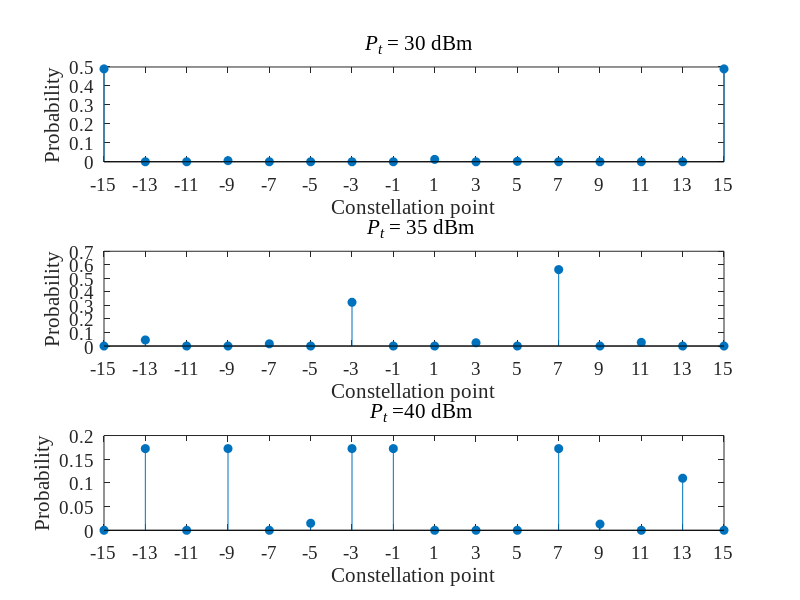
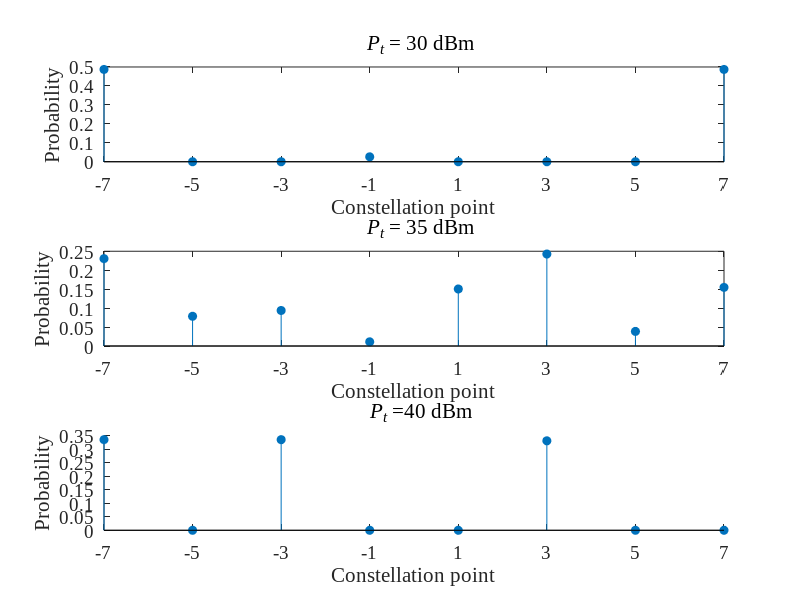

MATLAB code to generate these figures, in order:
X = linspace(-15, 15, 16)';
 X2 = linspace(-7, 7, 8)';
% Y3 = [1.00000000e+00 1.00000000e-10 1.00000000e-10 8.04472845e-02       1.00000000e-10 9.98718569e-01 1.00000000e-10 1.00000000e-10       1.00000000e-10 1.00000000e-10 9.98718569e-01 1.00000000e-10      8.04472845e-02 1.00000000e-10 1.00000000e-10 1.00000000e+00];
% Y2 = [ 6.30334488e-01 1.00000000e-10 6.91178911e-03 1.00000000e-10       1.00000000e-10 6.91178911e-03 1.00000000e-10 6.30334488e-01];
% Y1 = [2.20795525e-03 1.00000000e-10 1.00000000e-10 1.00000000e+00       1.00000000e-10 1.00000000e-10 1.00000000e-10 1.00000000e-10       1.00000000e-10 1.00000000e-10 1.00000000e-10 1.00000000e-10       1.00000000e+00 1.00000000e-10 1.00000000e-10 2.20795525e-03];
% % Y4 = [5.49827702e-01 1.00000000e-10 1.00000000e+00 4.23572176e-02       4.23572176e-02 1.00000000e+00 1.00000000e-10 5.49827702e-01];
% Y4 = [7.31650087e-01 1.00001920e-10 6.74040686e-01 4.86756592e-02   4.86756592e-02 6.74040686e-01 1.00001920e-10 7.31650087e-01];
% 90
% Y1 = [1.96039705e-06 1.00000000e-10 1.97555502e-01 4.27585824e-05       1.00000000e+00 8.74753220e-05 2.32890440e-06 1.06059134e-06       1.05743909e-04 1.00000000e+00 3.80444260e-04 1.71611539e-04       1.00000000e-10 1.00000000e-10 9.47986327e-07 1.00000000e+00];
%94   
Y3= [3.45744939e-02 3.78692396e-01 2.62891583e-01 1.02749458e-01       1.61783502e-01 2.39516922e-01 3.95461545e-01 8.18767870e-01       8.69863343e-01 9.37287857e-01 5.82076212e-01 5.90644209e-01       6.69786982e-01 7.06079935e-01 4.62951130e-01 1.49310711e-01];
% Y3=[1.17105841e-01 4.52528242e-01 6.06379632e-01 6.21970686e-01       5.88371032e-01 7.26228528e-01 6.35698905e-01 3.47826112e-01       2.90475909e-01 2.81446554e-01 4.64757247e-01 4.12646958e-01       5.03507735e-01 3.99591139e-01 4.49389730e-01 3.59367948e-01];%50
% Y3 = [1.00000000e+00 1.00000000e-10 1.00000000e-10 1.00000000e-10       1.00000000e+00 1.00000000e+00 1.00000000e-10 1.00000000e+00       1.00000000e-10 1.00000000e-10 1.00000000e+00 3.87190573e-01       1.00000000e-10 1.00000000e+00 6.73799546e-02 1.00000000e+00];
% Y1 = [       8.95340519e-01 6.80116674e-01 6.40534748e-01 4.69732458e-01       3.80327625e-01 8.22300948e-01 6.82488496e-01 5.51239218e-01       9.30656690e-01 7.38905980e-01 1.00000000e+00 8.65613456e-01       8.17133631e-01 8.96796204e-01 7.78212248e-01 7.94015278e-01]   %54
% Y1=[       7.44590916e-01 1.00000000e-10 1.00000000e-10 7.35333785e-02       1.00000000e-10 1.00000000e-10 1.00000000e-10 1.00000000e-10       1.00000000e-10 1.00000000e-10 1.00000000e-10 3.16596054e-01       1.00000000e-10 8.87484007e-02 1.00000000e-10 9.49130263e-01];
Y1= [1.00000000e+00 1.00000000e-10 1.00000000e-10 1.00000000e-10       1.00000000e-10 1.00000000e-10 3.48379206e-01 1.00000000e-10       1.00000000e-10 1.00000000e+00 1.00000000e-10 1.00000000e-10       1.00000000e-10 3.33199413e-01 1.00000000e-10 1.00000000e-10];
% Y1=[       5.72664867e-01 4.32256475e-01 2.70362831e-02 3.66694127e-01
%        1.00000000e+00 9.99996940e-01 6.57483399e-01 5.06796603e-01
%        5.35105438e-01 5.00287426e-01 6.95338619e-01 9.65905229e-01,
%        1.00000000e+00 9.95510017e-01 8.30244017e-01 3.02297107e-01];
% Y1 = [1.00000000e+00 1.00000000e-10 1.00000000e-10 1.00000000e-10       1.00000000e+00 1.00000000e+00 1.00000000e-10 1.00000000e+00       1.00000000e-10 1.00000000e-10 1.00000000e+00 3.87190573e-01       1.00000000e-10 1.00000000e+00 6.73799546e-02 1.00000000e+00]; %44
%85

Y2 = [4.97188342e-01, 5.01788241e-11, 5.01788241e-11, 1.02275670e-03,       6.59979449e-07, 5.01788241e-11, 5.01788241e-11, 5.01788241e-01]; %36
% Y2 = [2.46991919e-01, 5.73701786e-01, 8.06243657e-01, 8.78913345e-01,       7.20075783e-01, 3.61226049e-01, 1.34532433e-01, 7.91204413e-02]
% Y2 = [1.66741273e-01 3.75321148e-01 7.18623344e-01 9.70973652e-01       8.47948941e-01 9.12458716e-01 7.24406389e-01 3.95353493e-01];
%92   
Y4 = [3.62546122e-01 6.51652910e-01 9.99991791e-01 9.99988140e-01       9.99193231e-01 7.60515580e-01 5.47511639e-01 3.02252505e-01];



%30 45
% Y1=[9.81118972e-01 9.81118972e-11 9.81118972e-11 9.81118972e-11       9.81118972e-11 9.81118972e-11 9.81118972e-11 9.81118972e-11       9.81118972e-11 9.81118972e-11 9.81118972e-11 9.99011763e-07       9.81118972e-11 9.81118972e-11 9.81118972e-11 1.88800282e-02]; 
% Y3= [1.00000000e+00 1.00000000e-10 1.00000000e-10 1.00000000e-10       1.00000000e-10 1.00000000e-10 1.41865680e-04 1.00000000e-10       1.00000000e-10 9.27350840e-09 1.00000000e-10 1.00000000e-10       2.14156113e-10 1.00000000e-10 1.00000000e-10 5.81557135e-01];
% Y5=[2.17275544e-06 1.93595186e-06 1.00000000e-10 1.00000000e-10       1.00000000e-10 4.76492762e-06 3.13725052e-01 2.57097528e-06       3.89657702e-07 2.79363091e-06 1.19363887e-06 1.00000000e+00       4.04895194e-06 2.21114117e-06 1.00000000e-10  3.00004549e-06];
% Y2=[1.35509375e-02 9.86449062e-11 9.86449062e-11 9.86449062e-11       9.86449062e-11 9.86449062e-11 9.86449062e-11 9.86449062e-01];
% Y4=[1.00000000e+00 1.00000000e-10 1.00000000e-10, 1.00000000e-10       1.00000000e-10 1.00000000e-10 1.00000000e-10 1.00000000e+00];
% Y6=[1.00000000e-10 1.00000000e-10 1.00000000e+00 1.00000000e-10       1.00000000e-10 1.00000000e-10 9.87949155e-01 1.00000000e-10];
% 45[1.71318351e-01 1.79241050e-01 2.32474875e-01 1.50877057e-01       4.22108316e-01 1.48800888e-01 4.44283961e-01 2.20668721e-01       2.14670476e-01 3.85745151e-01 8.93877544e-01 8.53742215e-01       7.66663866e-01 6.78780475e-01 7.89495948e-01 5.09593672e-01       ]
%45[5.81260779e-01 8.72164062e-01 9.32483474e-01 9.78832616e-01       9.93861811e-01 8.69634904e-01 6.96783379e-01 3.28476979e-01];

Y1=[1.00000000e+00 1.00000000e-10 1.00000000e-10 1.17590737e-02       1.00000000e-10 4.52138368e-06 1.00000000e-10 1.00000000e-10       2.53614358e-02 1.00000000e-10 3.78852441e-03 1.62909752e-10       1.00000000e-10 1.00000000e-10 1.00000000e-10 1.00000000e+00]; 
Y3= [ 1.00000000e-10 6.78385559e-02 1.00000000e-10 1.00000000e-10       2.46301258e-02 1.00000000e-10 4.88385725e-01 1.20320939e-06       1.00000000e-10 3.67700899e-02 1.63405914e-07 8.54047221e-01       1.00000000e-10 4.06999745e-02 7.86808418e-09 1.00000000e-10];
Y5=[  1.00000000e-10 1.00000000e+00 1.00000000e-10 1.00000000e+00       1.00000000e-10 8.62361224e-02 1.00000000e+00 1.00000000e+00       1.00000000e-10 1.00000000e-10 1.00000000e-10 1.00000000e+00       7.58162577e-02 1.00000000e-10 6.37206644e-01 1.00000000e-10];
Y2=[1.00000000e+00 1.00000000e-10 1.00000000e-10 5.32228346e-02       1.00000000e-10 1.00000000e-10 1.00000000e-10 1.00000000e+00];
Y4=[ 0.92190743 0.31365324 0.37488979 0.04414215 0.60171709 0.97042968 0.15394323 0.61867986];
Y6=[   1.00000000e+00 1.00000000e-10 9.99948033e-01 1.65472081e-05       1.00000000e-10 9.87250378e-01 1.35219295e-05 1.89055030e-07];

Y1 = Y1 /sum(Y1);
Y2 = Y2 /sum(Y2);
Y3 = Y3 /sum(Y3);
Y4 = Y4 /sum(Y4);
Y5 = Y5 /sum(Y5);
Y6 = Y6 /sum(Y6);

% Create figure
figure1 = figure;
% Change default axes fonts.
set(0,'DefaultAxesFontName', 'Times New Roman')
set(0,'DefaultAxesFontSize', 14)
% Create subplot 1
subplot1 = subplot(3,1,2,'Parent',figure1);
hold(subplot1,'on');
stem(X,Y3,'filled')
xlabel('Constellation point') 
xticks([-15 -13 -11 -9 -7 -5 -3 -1 1 3 5 7 9 11 13 15])
xticklabels({'-15','-13' ,'-11', '-9', '-7', '-5', '-3', '-1', '1', '3', '5', '7', '9', '11', '13', '15'})
ylabel('Probability') 
title({' \rm \it P_t \rm= 35 dBm'});
box on


subplot1 = subplot(3,1,3,'Parent',figure1);
hold(subplot1,'on');
stem(X,Y5,'filled')
xlabel('Constellation point') 
xticks([-15 -13 -11 -9 -7 -5 -3 -1 1 3 5 7 9 11 13 15])
xticklabels({'-15','-13' ,'-11', '-9', '-7', '-5', '-3', '-1', '1', '3', '5', '7', '9', '11', '13', '15'})
ylabel('Probability') 
title({' \rm \it P_t \rm=40 dBm'});
box on

subplot1 = subplot(3,1,1,'Parent',figure1);
hold(subplot1,'on');
box on
stem(X,Y1,'filled')
xlabel('Constellation point') 
xticks([-15 -13 -11 -9 -7 -5 -3 -1 1 3 5 7 9 11 13 15])
xticklabels({'-15', '-13','-11', '-9', '-7', '-5', '-3', '-1', '1', '3', '5', '7', '9', '11', '13', '15'})
ylabel('Probability') 

title({'\rm \it P_t\rm = 30 dBm'});





figure1 = figure;
set(0,'DefaultAxesFontName', 'Times New Roman')
set(0,'DefaultAxesFontSize', 14)

subplot1 = subplot(3,1,1,'Parent',figure1);
hold(subplot1,'on');
stem(X2,Y2,'filled')
xlim([-7 7])
xlabel('Constellation point') 
xticks([-7 -5 -3 -1 1 3 5 7])
xticklabels({' -7', '-5','-3', '-1', '1', '3', '5', '7'})
ylabel('Probability') 
title({' \rm \it P_t\rm = 30 dBm'});
box on

% Create subplot 2
subplot1 = subplot(3,1,2,'Parent',figure1);
hold(subplot1,'on');
box on
xlim([-7 7])
stem(X2,Y4,'filled')
xlabel('Constellation point') 
xticks([-7 -5 -3 -1 1 3 5 7])
xticklabels({' -7', '-5','-3', '-1', '1', '3', '5', '7'})
ylabel('Probability') 
title({'\rm \it  P_t \rm= 35 dBm'});

subplot1 = subplot(3,1,3,'Parent',figure1);
hold(subplot1,'on');
xlim([-7 7])
stem(X2,Y6,'filled')
xlabel('Constellation point') 
xticks([-7 -5 -3 -1 1 3 5 7])
xticklabels({' -7', '-5','-3', '-1', '1', '3', '5', '7'})
ylabel('Probability') 
title({' \rm \it P_t \rm=40 dBm'});
